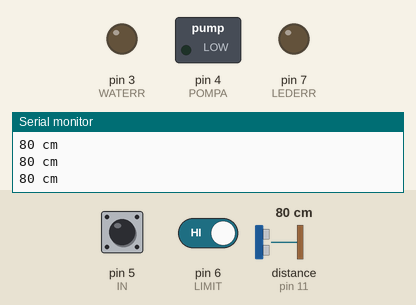
This sketch was run on a simulated Arduino Uno, built with avr-gcc and run on an emulated ATmega328P. On the bench: switched loads named in the sketch (green lamp = pin HIGH), output pins drawn as LEDs (lit = HIGH), the last lines printed to the serial monitor. Wiring (inferred from the names in the program): ultrasonic range finder: trigger pin 12; echo pin 11. Dashed ring = blinking. The test bench sets the inputs (shaded band); at power-on: distance to the obstacle (sensor on pin 11) 80 cm, pin 5 (IN) HIGH, pin 6 (LIMIT) HIGH. The echo pulse lasts 58.3 µs per cm; pins used as bus, display or sensor lines are not drawn.

Above: at 1.2 s.
1.3 s: distance to the obstacle (sensor on pin 11) set to 29 cm
2.8 s: distance to the obstacle (sensor on pin 11) set to 22 cm
At 3.4 s:
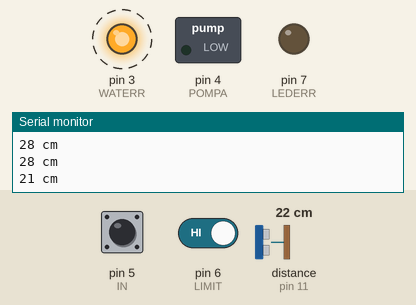
5.9 s: pin 5 (IN) pulled LOW for 0.3 s
At 6.4 s:
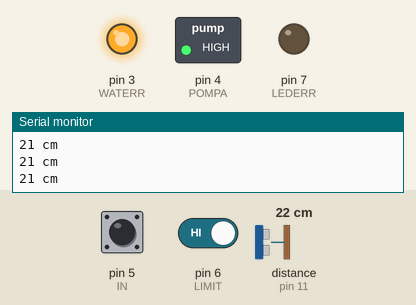
At 7.2 s:
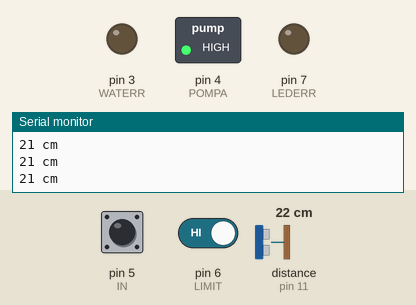
9.3 s: pin 6 (LIMIT) driven LOW
12.4 s: distance to the obstacle (sensor on pin 11) set to 13 cm
15.5 s: distance to the obstacle (sensor on pin 11) set to 9 cm
At 16.1 s:
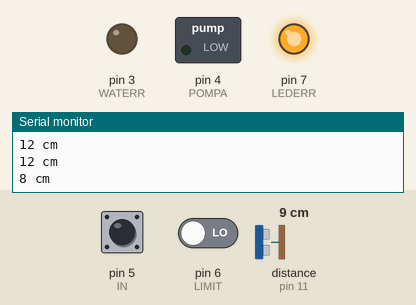
Timing chart, 0 to 18.0 s (numbered marks = the images above; inputs shaded):
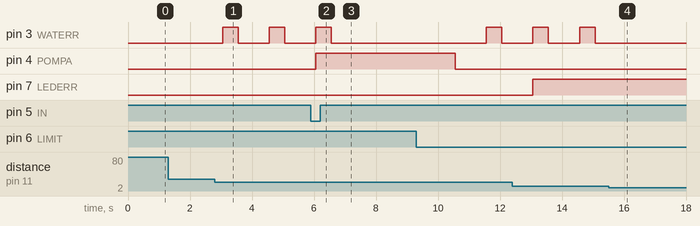

Measured:
- the behaviour switches between 26 and 25 cm on distance to the obstacle (sensor on pin 11) (found by bisection; images 0 and 1)
- the behaviour switches between 12 and 11 cm on distance to the obstacle (sensor on pin 11) (found by bisection; images 3 and 4)
- after the input at 2.8 s, pin 3 (WATERR): alternates HIGH for 0.50 s and LOW for 1.0 s, starting after 0.25 s
- after the input at 5.9 s, pin 3 (WATERR): goes on until 6.6 s, then stays LOW; pin 4 (POMPA): LOW → HIGH after 0.15 s
- after the input at 15.5 s, pin 3 (WATERR): stays LOW (without the input it goes to HIGH after 0.57 s)

The sketch:

Dog_pump.ino
```cpp
    #define POMPA 4
    #define IN 5
    #define LIMIT 6
    #define LEDERR 7
    #define WATERR 3

    #define POMPA_TIME_MAX 3000   //maksymalny czas pracy pompy 3 s = 3000 ms

    //zmienne przedstawiające stan pompy
    int pompa=0;  //0 - wyłączona   1 - włączona  2 - error (awaria)
    #define OFF 0
    #define ON  1
    #define ERR 2

    //zmienne dla czujnika poziomu wody
    #define trigPin 12
    #define echoPin 11

    //zmienne zawierające czas
    unsigned long time_on = 0;       //czas włączenia pompy
    unsigned long aktualny_czas=0;   //aktualny czas

   void setup()
    {
      Serial.begin (9600);
      pinMode(POMPA, OUTPUT);    // Włączenie przekaźnika
      pinMode(IN, INPUT_PULLUP); // IN jako stan wody w misce
      pinMode(LIMIT, INPUT_PULLUP); // wskaznik konca miski - gdyby sie mialo przelac
      pinMode(LEDERR, OUTPUT); // Czerwony led alarmu
      pinMode(WATERR, OUTPUT); // Czerwony led alarmu
      pinMode(trigPin, OUTPUT); //Pin, do którego podłączymy trig jako wyjście
      pinMode(echoPin, INPUT); //a echo, jako wejście

      pompa = 0;
      time_on = 0;
    }

    void loop() {
    //czytanie odleglosci / poziomu wody
        Serial.print(zmierzOdleglosc());
        Serial.println(" cm");
        zakres(10, 25);
        delay(500);


        //KONIEC czytanie odleglosci / poziomu wody

      //Pobierz liczbe milisekund od startu
      aktualny_czas = millis();

      //w pętli switch w zależności od wartości zmiennej pompa wykonujemy nasz program
      switch(pompa)
      {
        //----------------------------------------------------------------------------
        case OFF:
          //pompa wyłączona więc sprawdzimy czy jest woda
          if(digitalRead(IN)==LOW)             //jeśli brak wody
            {
              time_on=aktualny_czas;             //zapamiętaj czas włączenia
              digitalWrite(POMPA, HIGH);        //włącz pompę

              pompa=ON;
            }
          break;    //wyjście ze switch
         //----------------------------------------------------------------------------
         case ON:

           //pompa włączona więc sprawdzimy czy jest woda
          digitalWrite(POMPA, HIGH);   //jeśli jest wode
           delay(3000);
          digitalWrite(POMPA, LOW);         //wyłącz pompę
           delay(1000);
           pompa=OFF;

          if(digitalRead(LIMIT)==LOW)    //wody nie ma więc sprawdzimy czy pompa nie pracuje za długo
            { //czas minął więc jest awaria!
               digitalWrite(POMPA, LOW);       //wyłącz pompę na wszelki wypadek
               pompa=ERR;
            }
           break;   //wyjście ze switch
         //----------------------------------------------------------------------------
         case ERR:
               digitalWrite(POMPA, LOW);       //wyłącz pompę na wszelki wypadek
               digitalWrite(LEDERR, HIGH);
         defalut:
          //jeśli pompa jest różna od ON, OFF i ERR to nie rób nic - wyjdź z pętli switch
          break;
      } //koniec switch
}

  int zmierzOdleglosc() {
  long czas, dystans;

  digitalWrite(trigPin, LOW);
  delayMicroseconds(2);
  digitalWrite(trigPin, HIGH);
  delayMicroseconds(10);
  digitalWrite(trigPin, LOW);

  czas = pulseIn(echoPin, HIGH);
  dystans = czas / 58;

  return dystans;
  }

    void zamigajLED() {
  digitalWrite(WATERR, HIGH); //Włączenie diody
  delay(500); //Odczekanie 0,5 sekundy
  digitalWrite(WATERR, LOW); //Wyłączenie diody
  delay(500); //Odczekanie 0,5 sekundy
}
   void zakres(int a, int b) {
    int jakDaleko = zmierzOdleglosc();
    if ((jakDaleko > a) && (jakDaleko < b)) {
      zamigajLED();
  }
}
```
